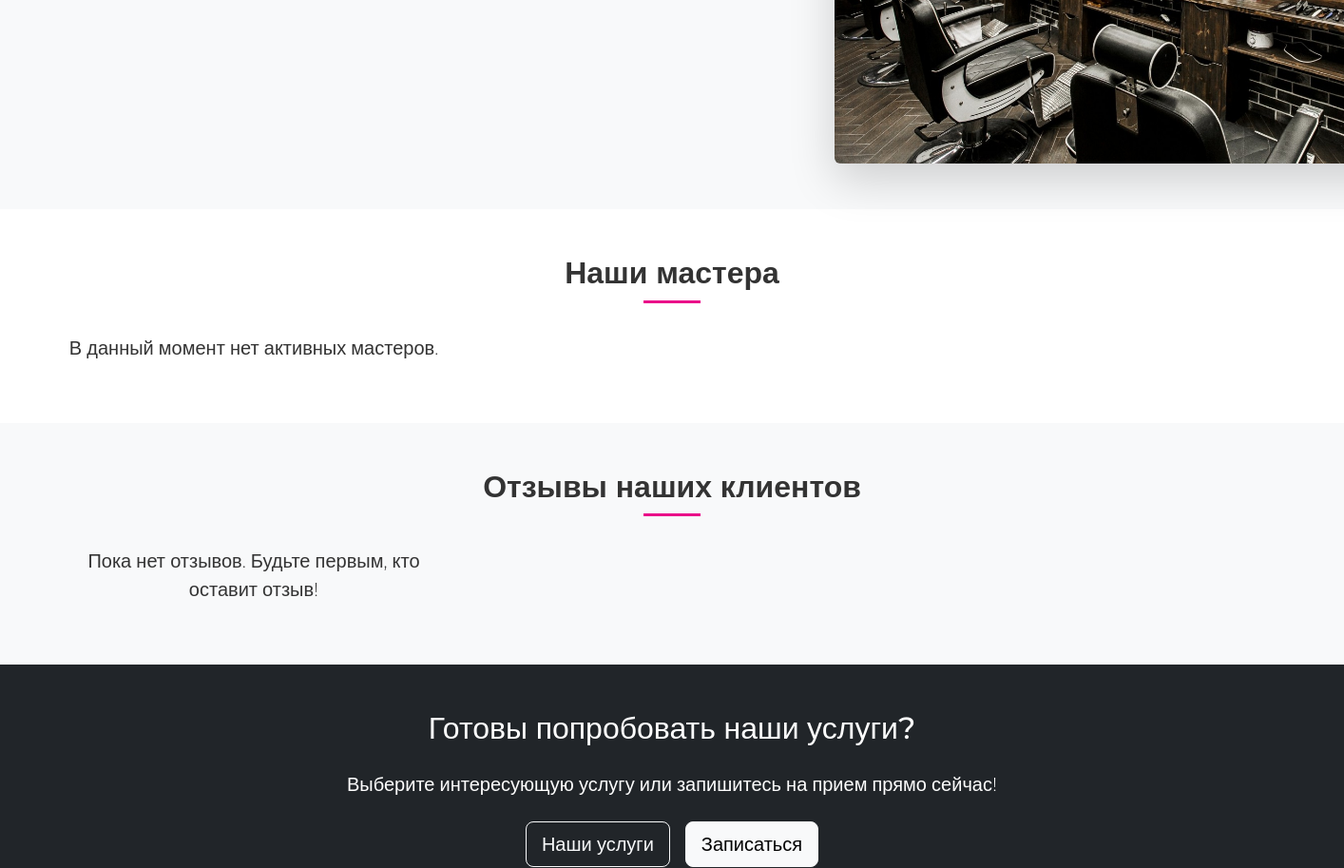
The app's page / (middle part), older data.
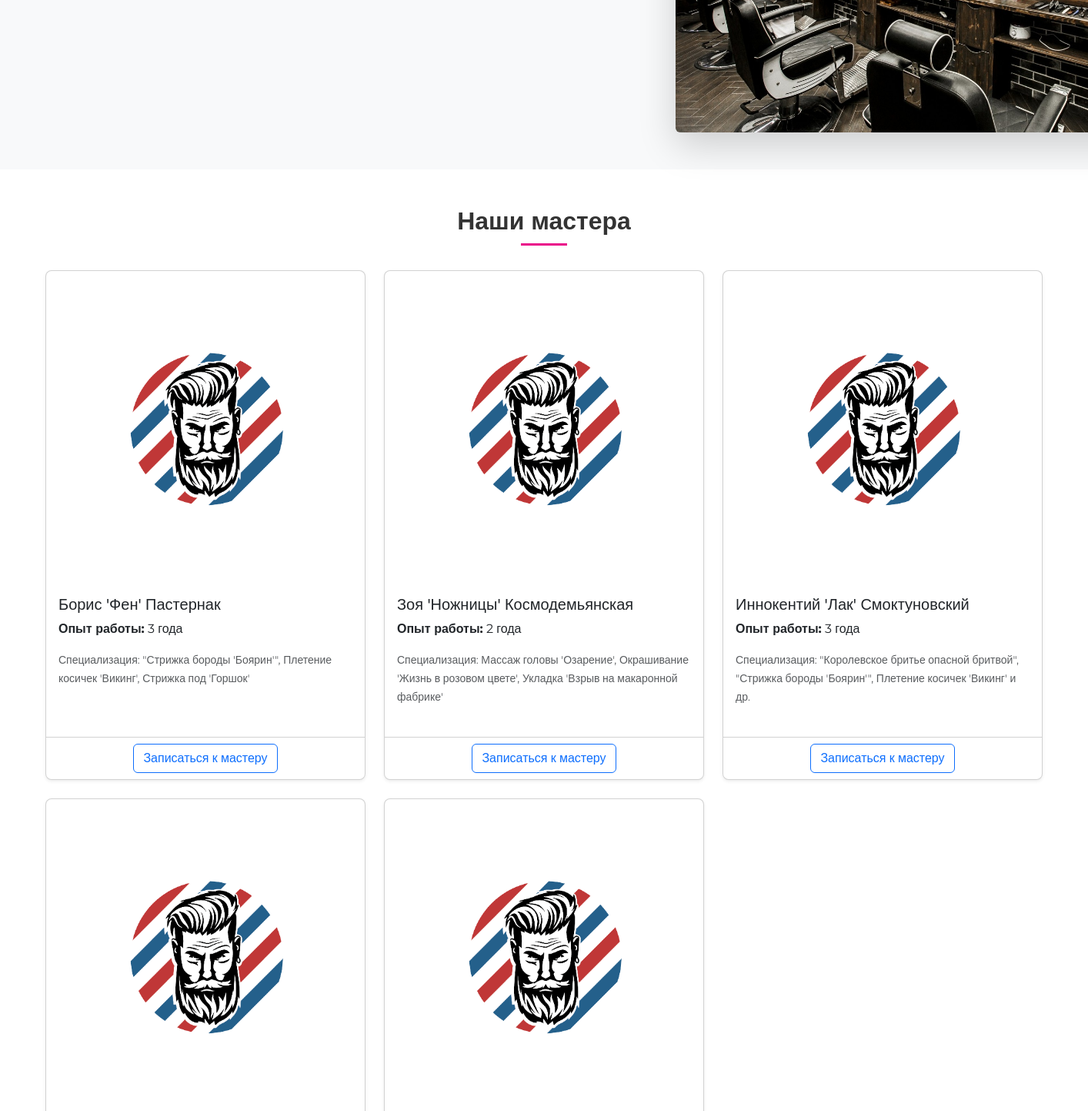
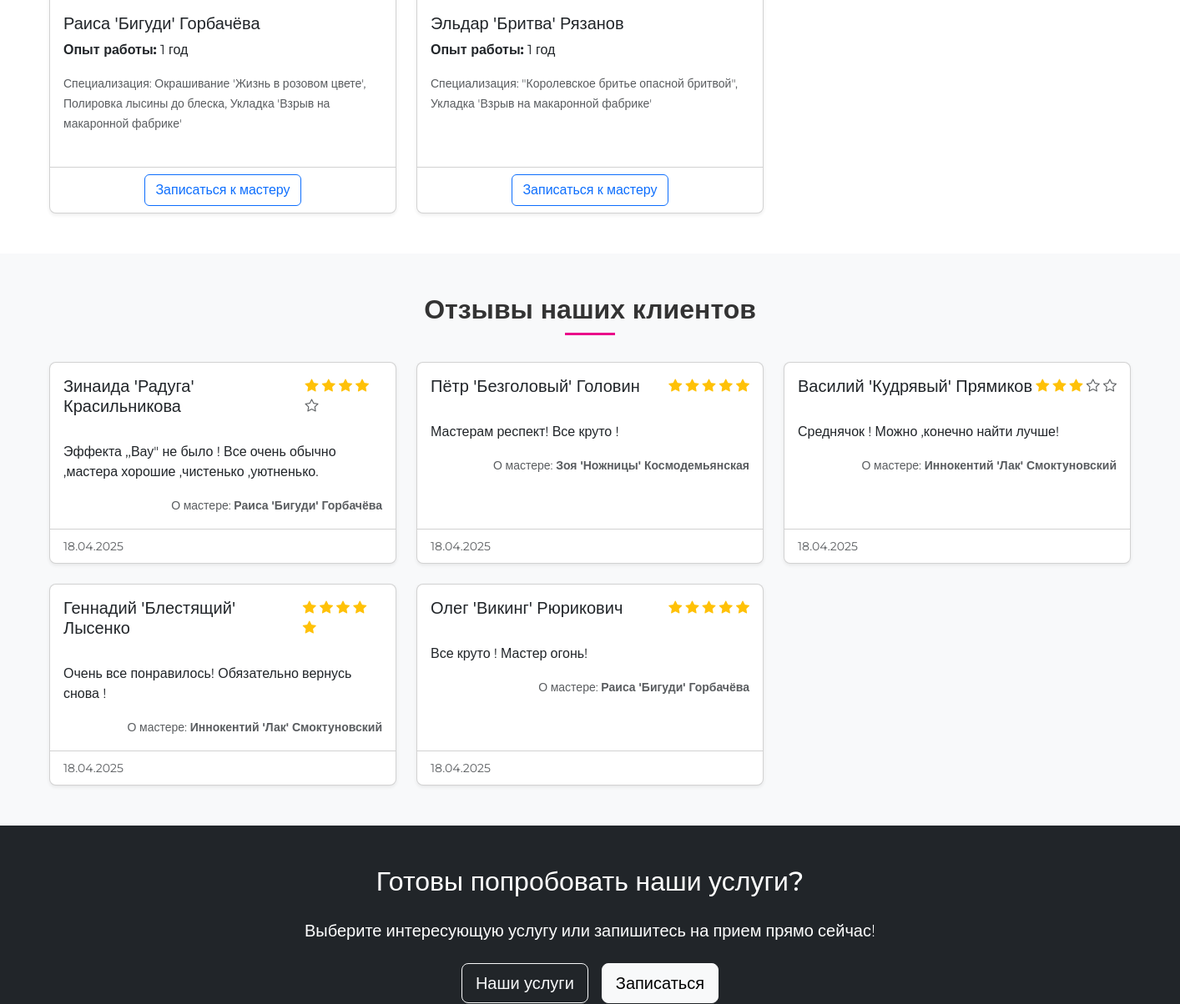
The same page, newer data (2 pictures, top to bottom).
### core/models.py (models this page shows, shortened)
class Master(models.Model):
    name = models.CharField(max_length=150, verbose_name="Имя", db_index=True)  # индекс на имя
    photo = models.ImageField(upload_to="masters/", blank=True, verbose_name="Фотография")
    phone = models.CharField(max_length=20, verbose_name="Телефон")
    address = models.CharField(max_length=255, verbose_name="Адрес")
    experience = models.PositiveIntegerField(verbose_name="Стаж работы", help_text="Опыт работы в годах")
    services = models.ManyToManyField(Service, related_name="masters", verbose_name="Услуги")
    is_active = models.BooleanField(default=True, verbose_name="Активен", db_index=True)  # индекс на статус активности
    class Meta:
        verbose_name = "Мастер"
        verbose_name_plural = "Мастера"
        ordering = ['name']
        indexes = [
            models.Index(fields=['experience', 'is_active'], name='master_exp_active_idx'),
        ]

class Service(models.Model):
    name = models.CharField(max_length=200, verbose_name="Название", db_index=True)  # индекс на название
    description = models.TextField(blank=True, verbose_name="Описание")
    price = models.DecimalField(max_digits=10, decimal_places=2, verbose_name="Цена")
    duration = models.PositiveIntegerField(verbose_name="Длительность", help_text="Время выполнения в минутах")
    is_popular = models.BooleanField(default=False, verbose_name="Популярная услуга", db_index=True)  # индекс на популярность
    image = models.ImageField(upload_to="services/", blank=True, verbose_name="Изображение")
    class Meta:
        verbose_name = "Услуга"
        verbose_name_plural = "Услуги"
        ordering = ['name']
        indexes = [
            models.Index(fields=['price', 'is_popular'], name='service_price_popular_idx'),
        ]

class Review(models.Model):
    RATING_CHOICES = [
        (1, "1 - Ужасно"),
        (2, "2 - Плохо"),
        (3, "3 - Нормально"),
        (4, "4 - Хорошо"),
        (5, "5 - Отлично"),
    ]
    text = models.TextField(verbose_name="Текст отзыва")
    client_name = models.CharField(max_length=100, blank=True, verbose_name="Имя клиента")
    master = models.ForeignKey(Master, on_delete=models.CASCADE, verbose_name="Мастер")
    photo = models.ImageField(upload_to="reviews/", blank=True, null=True, verbose_name="Фотография")
    created_at = models.DateTimeField(auto_now_add=True, verbose_name="Дата создания")
    rating = models.PositiveSmallIntegerField(
        choices=RATING_CHOICES,
        validators=[MinValueValidator(1), MaxValueValidator(5)],
        verbose_name="Оценка"
    )
    is_published = models.BooleanField(default=True, verbose_name="Опубликован")
    class Meta:
        verbose_name = "Отзыв"
        verbose_name_plural = "Отзывы"
        ordering = ['-created_at']

### core/views.py (the view)
# urls.py: path('', views.landing, name='landing'),
def landing(request):
    masters = Master.objects.filter(is_active=True)
    reviews = Review.objects.filter(is_published=True).order_by('-created_at')[:6]
    context = {
        'masters': masters,
        'reviews': reviews,
    }
    return render(request, 'core/landing.html', context)

### core/context_processors.py (called while the page is built)
def common_context(request):
    context = {
        'masters': Master.objects.filter(is_active=True),
        'services': Service.objects.all(),
    }
    return context

### templates/core/landing.html (shortened to what the changed rows need)
{% extends 'base.html' %}
{% block content %}
                {% load static %}
<section id="masters" class="py-5">
    <div class="container">
        <h2 class="section-title">Наши мастера</h2>
        <div class="row row-cols-1 row-cols-md-2 row-cols-lg-3 g-4">
            {% for master in masters %}
            <div class="col">
                <div class="card h-100 shadow-sm master-card">
                    {% if master.photo %}
                    <img src="{{ master.photo.url }}" class="card-img-top master-image" alt="{{ master.name }}">
                    {% else %}
                    {% load static %}
                    <img src="{% static 'img/masters/__1.png' %}" class="card-img-top master-image" alt="{{ master.name }}">
                    {% endif %}
                    <div class="card-body">
                        <h5 class="card-title">{{ master.name }}</h5>
                        <p class="card-text">
                            <strong>Опыт работы:</strong> {{ master.experience }}
                            {% if master.experience == 1 %}
                                год
                            {% elif 2 <= master.experience <= 4 %}
                                года
                            {% else %}
                                лет
                            {% endif %}
                        </p>
                        <p class="card-text">
                            <small class="text-muted">Специализация:
                                {% for service in master.services.all|slice:":3" %}
                                    {{ service.name }}{% if not forloop.last %}, {% endif %}
                                {% endfor %}
                                {% if master.services.count > 3 %}и др.{% endif %}
                            </small>
                        </p>
                    </div>
                    <div class="card-footer bg-transparent text-center">
                        <a href="#booking" class="btn btn-outline-primary">Записаться к мастеру</a>
                    </div>
                </div>
            </div>
            {% empty %}
            <div class="col-12 text-center">
                <p class="lead">В данный момент нет активных мастеров.</p>
            </div>
            {% endfor %}
        </div>
    </div>
</section>
<section id="reviews" class="py-5">
    <div class="container">
        <h2 class="section-title">Отзывы наших клиентов</h2>
        <div class="row row-cols-1 row-cols-md-2 row-cols-lg-3 g-4">
            {% for review in reviews %}
            <div class="col">
                <div class="card h-100 shadow-sm">
                    <div class="card-body">
                        <div class="d-flex justify-content-between mb-3">
                            <h5 class="card-title">{{ review.client_name }}</h5>
                            <div class="rating">
                                {% for i in "12345" %}
                                    {% if forloop.counter <= review.rating %}
                                    <i class="bi bi-star-fill text-warning"></i>
                                    {% else %}
                                    <i class="bi bi-star text-muted"></i>
                                    {% endif %}
                                {% endfor %}
                            </div>
                        </div>
                        <p class="card-text">{{ review.text|linebreaksbr }}</p>
                        <p class="card-text text-end">
                            <small class="text-muted">О мастере: <strong>{{ review.master.name }}</strong></small>
                        </p>
                    </div>
                    <div class="card-footer bg-transparent">
                        <small class="text-muted">{{ review.created_at|date:"d.m.Y" }}</small>
                    </div>
                </div>
            </div>
            {% empty %}
            <div class="col-12 text-center">
                <p class="lead">Пока нет отзывов. Будьте первым, кто оставит отзыв!</p>
            </div>
            {% endfor %}
        </div>
    </div>
</section>
<section class="py-5 bg-dark text-white">
    <div class="container text-center">
        <h2 class="mb-4">Готовы попробовать наши услуги?</h2>
    </div>
</section>
{% endblock %}

Row changes from the older to the newer data that the page shows:
added Master: name "Борис 'Фен' Пастернак", experience "3", shows "года"
added Service: name "\"Стрижка бороды 'Боярин'\""
added Service: name "Плетение косичек 'Викинг'"
added Service: name "Стрижка под 'Горшок'", shown under "Борис 'Фен' Пастернак"
added Master: name "Зоя 'Ножницы' Космодемьянская", experience "2", shows "года"
added Service: name "Массаж головы 'Озарение'", shown under "Зоя 'Ножницы' Космодемьянская"
added Service: name "Окрашивание 'Жизнь в розовом цвете'"
added Service: name "Укладка 'Взрыв на макаронной фабрике'"
added Master: name "Иннокентий 'Лак' Смоктуновский", experience "3", shows "года", shows "и др."
added Service: name "\"Королевское бритье опасной бритвой\""
added Master: name "Раиса 'Бигуди' Горбачёва", experience "1", shows "год"
added Service: name "Полировка лысины до блеска", shown under "Раиса 'Бигуди' Горбачёва"
added Master: name "Эльдар 'Бритва' Рязанов", experience "1", shows "год"
added Review: client_name "Зинаида 'Радуга' Красильникова", rating 4 (drawn), text "Эффекта ,,Вау\" не было ! Все очень обычно ,мастера хорошие ,чистенько ,уютненько.", master.name "Раиса 'Бигуди' Горбачёва", created_at "18.04.2025"
added Review: client_name "Пётр 'Безголовый' Головин", rating 5 (drawn), text "Мастерам респект! Все круто !", master.name "Зоя 'Ножницы' Космодемьянская", created_at "18.04.2025"
added Review: client_name "Василий 'Кудрявый' Прямиков", rating 3 (drawn), text "Среднячок ! Можно ,конечно найти лучше!", master.name "Иннокентий 'Лак' Смоктуновский", created_at "18.04.2025"
added Review: client_name "Геннадий 'Блестящий' Лысенко", rating 5 (drawn), text "Очень все понравилось! Обязательно вернусь снова !", master.name "Иннокентий 'Лак' Смоктуновский", created_at "18.04.2025"
added Review: client_name "Олег 'Викинг' Рюрикович", rating 5 (drawn), text "Все круто ! Мастер огонь!", master.name "Раиса 'Бигуди' Горбачёва", created_at "18.04.2025"
Text that changed along with them:
text no longer shown: "В данный момент нет активных мастеров. Пока нет отзывов. Будьте первым, кто оставит отзыв!"
